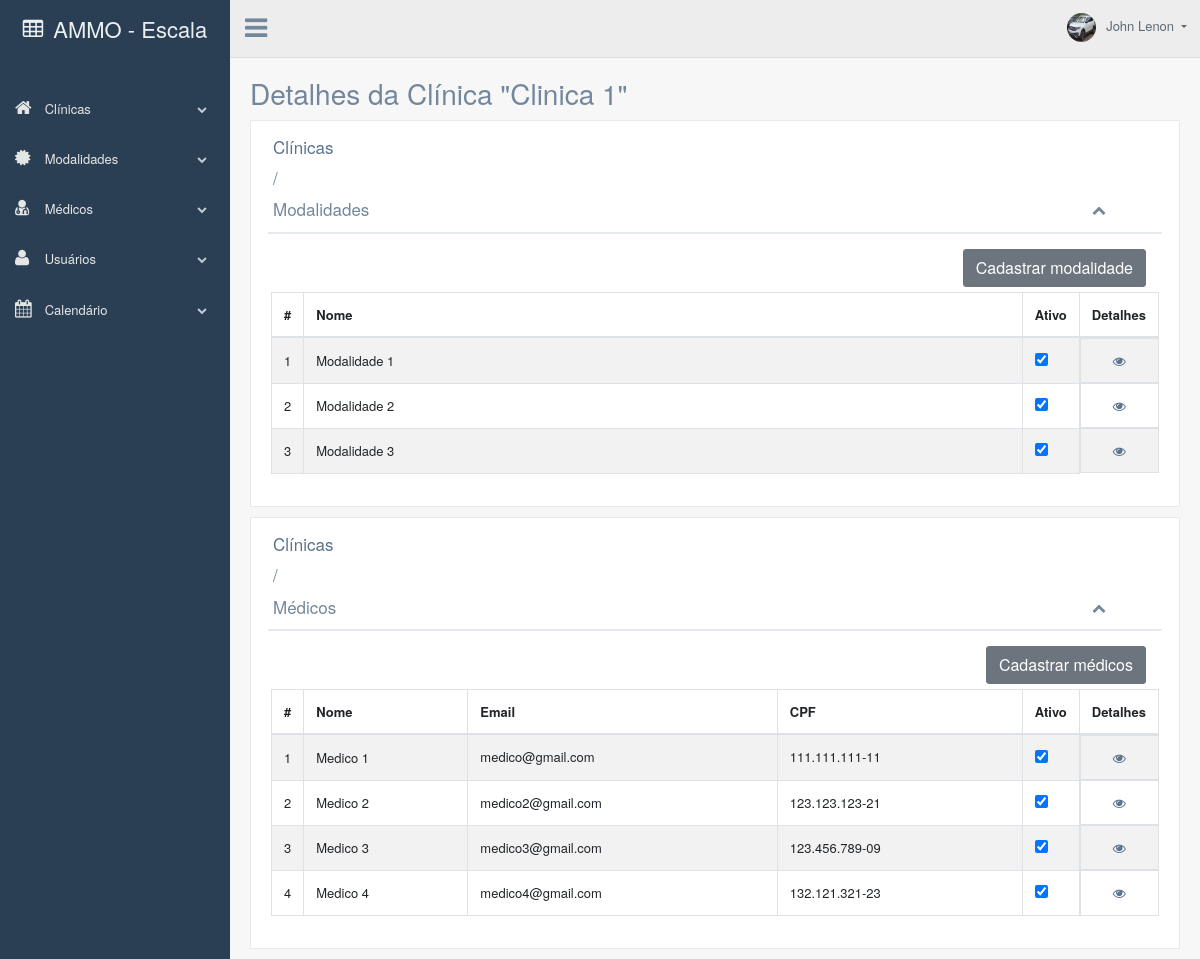
Screenshot of /detalhesClinicas.php?id=85 (signed in) with the database file from the repository.
### tables this page shows
CREATE TABLE `clinicas` (
  `id` int(11) NOT NULL,
  `nome` varchar(255) NOT NULL,
  `endereco` varchar(255) NOT NULL
);

CREATE TABLE `modalidades` (
  `id` int(11) NOT NULL,
  `nome` varchar(255) NOT NULL
);

CREATE TABLE `detalhes_clinica` (
  `id` int(11) NOT NULL,
  `id_clinica` int(11) NOT NULL,
  `id_modalidade` int(11) NOT NULL,
  `id_medico` int(11) NOT NULL,
  `verificar` int(11) NOT NULL
);

CREATE TABLE `medicos` (
  `id` int(11) NOT NULL,
  `nome` varchar(255) NOT NULL,
  `email` varchar(255) NOT NULL,
  `cpf` varchar(14) NOT NULL,
  `senha` varchar(255) NOT NULL,
  `cor` varchar(255) NOT NULL
);

### detalhesClinicas.php (the view, shortened to what this page needs)
<?php
include("banco_de_dados/detalhesClinicaBanco.php");
$modalidades = $mysqli->query("SELECT * FROM modalidades");
$medicos = $mysqli->query("SELECT * FROM medicos");
$clinica_id = $_GET['id'];
$algo = $mysqli->query("SELECT * FROM detalhes_clinica WHERE id_clinica = '$clinica_id'");
?>
<!DOCTYPE html>
<html lang="pt-br">
<head>
    <?php include("links.php"); ?>
</head>
<body class="nav-md">
    <div class="container body">
        <div class="main_container">
            <div class="col-md-3 left_col">
                <div class="left_col scroll-view">
                    <?php include("estrutura/barra_lateral.php"); ?>
                </div>
            </div>
            <?php include("estrutura/cabecalho.php"); ?>
            <div class="right_col" role="main">
                <div class="page-title">
                    <div class="title_left">
                        <h3>Detalhes da Clínica "<?php
                                                    $id = $_GET['id'];
                                                    $sql = "SELECT nome FROM clinicas WHERE id = $id";
                                                    $result = $mysqli->query($sql);
                                                    if ($result->num_rows > 0) {
                                                        $row = $result->fetch_assoc();
                                                        $nome = $row["nome"];
                                                        echo "$nome";
                                                    }
                                                    ?>"</h3>
                    </div>
                </div>
                <div class="clearfix"></div>
                <div class="row">
                    <div class="col-md-12 col-sm-12">
                        <div class="x_panel">
                            <div class="x_title">
                                <a href="listaClinicas.php"><h2>Clínicas</h2></a> <h2>/</h2> <h2>Modalidades </h2>
                                <ul class="nav navbar-right panel_toolbox">
                                    <li><a class="collapse-link"><i class="fa fa-chevron-up"></i></a>
                                    </li>
                                </ul>
                                <div class="clearfix"></div>
                            </div>
                            <div class="x_content">
                                <div class="d-flex justify-content-end mr-2"><a href="cadastroModalidades.php" class='btn btn-secondary'>Cadastrar modalidade</a></div>
                                <div class="card-box table-responsive">
                                    <table id="datatable-responsive" class="table table-striped table-bordered dt-responsive nowrap compact" cellspacing="0" width="100%">
                                        <thead>
                                            <tr>
                                                <th style="width: 0px;">#</th>
                                                <th>Nome</th>
                                                <th style="width: 0px;">Ativo</th>
                                                <th style="width: 0px;">Detalhes</th>
                                            </tr>
                                        </thead>
                                        <tbody>
                                            <?php
                                            $i = 0;
                                            foreach ($modalidades as $modalidades) :
                                            ?>
                                                <tr>
                                                    <td class="align-middle" scope="row"><?php echo ++$i; ?></td>
                                                    <td class="align-middle"> <?php echo $modalidades['nome']; ?></td>
                                                    <td class="align-middle">
                                                        <input id="switch" data-id="<?php echo $modalidades['id'] ?>" type="checkbox" class="js-switch" <?php
                                                                                                                                                        foreach ($algo as $item) :
                                                                                                                                                            if ($item['id_modalidade'] == $modalidades['id']) {
                                                                                                                                                                echo $item['verificar'] ? "checked" : '';
                                                                                                                                                            }
                                                                                                                                                        endforeach;
                                                                                                                                                        ?> />
                                                    </td>
                                                    <td class="align-middle d-flex justify-content-center">
                                                        <form style="margin: 0px;" action="detalhesModalidades.php?id=<?php echo $modalidades['id'] ?>" method="post">
                                                            <a href="javascript:void(0);" onclick="submitForm(this);" class="fa fa-eye" style="border:none; background-color:transparent;" name="enviar_nome_modalidade" id="<?php echo $modalidades['id'] ?>"></a>
                                                        </form>
                                                    </td>
                                                </tr>
                                            <?php
                                            endforeach;
                                            ?>
                                        </tbody>
                                    </table>
                                </div>
                            </div>
                        </div>
                        <div class="x_panel">
                            <div class="x_title">
                            <a href="listaClinicas.php"><h2>Clínicas</h2></a> <h2>/</h2> <h2>Médicos</h2>
                                <ul class="nav navbar-right panel_toolbox">
                                    <li><a class="collapse-link"><i class="fa fa-chevron-up"></i></a>
                                    </li>
                                </ul>
                                <div class="clearfix"></div>
                            </div>
                            <div class="x_content">
                                <div class="d-flex justify-content-end mr-2"><a href="cadastroMedicos.php" class='btn btn-secondary'>Cadastrar médicos</a></div>
                                <div class="card-box table-responsive">
                                    <table id="datatable-responsive-medicos" class="table table-striped table-bordered dt-responsive nowrap compact" cellspacing="0" width="100%">
                                        <thead>
                                            <tr>
                                                <th style="width: 0px;">#</th>
                                                <th>Nome</th>
                                                <th>Email</th>
                                                <th>CPF</th>
                                                <th style="width: 0px;">Ativo</th>
                                                <th style="width: 0px;">Detalhes</th>
                                            </tr>
                                        </thead>
                                        <tbody>
                                            <?php
                                            $i = 0;
                                            foreach ($medicos as $medicos) :
                                            ?>
                                                <tr id="<?php echo $medicos['id'] ?>">
                                                    <td class="align-middle" scope="row"><?php echo ++$i; ?></td>
                                                    <td class="align-middle"> <?php echo $medicos['nome']; ?></td>
                                                    <td><?php echo $medicos['email']; ?></td>
                                                    <td><?php echo $medicos['cpf']; ?></td>
                                                    <td class="align-middle">
                                                        <input id="switch-medico" data-id="<?php echo $medicos['id'] ?>" type="checkbox" class="js-switch" <?php
                                                                                                                                                            foreach ($algo as $item) :
                                                                                                                                                                if ($item['id_medico'] == $medicos['id']) {
                                                                                                                                                                    echo $item['verificar'] ? "checked" : '';
                                                                                                                                                                }
                                                                                                                                                            endforeach;
                                                                                                                                                            ?> />
                                                    </td>
                                                    <td class="align-middle d-flex justify-content-center">
                                                        <form style="margin: 0px;" action="detalhesMedicos.php?id=<?php echo $medicos['id'] ?>" method="post">
                                                            <a href="javascript:void(0);" onclick="submitForm(this);" class="fa fa-eye" style="border:none; background-color:transparent;" type="submit" name="enviar_nome_medico" id="<?php echo $medicos['id'] ?>"></a>
                                                        </form>
                                                    </td>
                                                </tr>
                                            <?php
                                            endforeach;
                                            ?>
                                        </tbody>
                                    </table>
                                </div>
                            </div>
                        </div>
                    </div>
                </div>
            </div>
        </div>
    </div>
</body>
</html>

### rows the page displays
clinicas: nome "Clinica 1"
modalidades: nome "Modalidade 1", id.id_modalidade "☑"
modalidades: nome "Modalidade 2", id.id_modalidade "☑"
modalidades: nome "Modalidade 3", id.id_modalidade "☑"
medicos: nome "Medico 1", email "medico@gmail.com", cpf "111.111.111-11", id.id_medico "☑"
medicos: nome "Medico 2", email "medico2@gmail.com", cpf "123.123.123-21", id.id_medico "☑"
medicos: nome "Medico 3", email "medico3@gmail.com", cpf "123.456.789-09", id.verificar "☑"
medicos: nome "Medico 4", email "medico4@gmail.com", cpf "132.121.321-23", id.id_medico "☑"

### other values shown
$_SESSION['nome'] "John Lenon"
